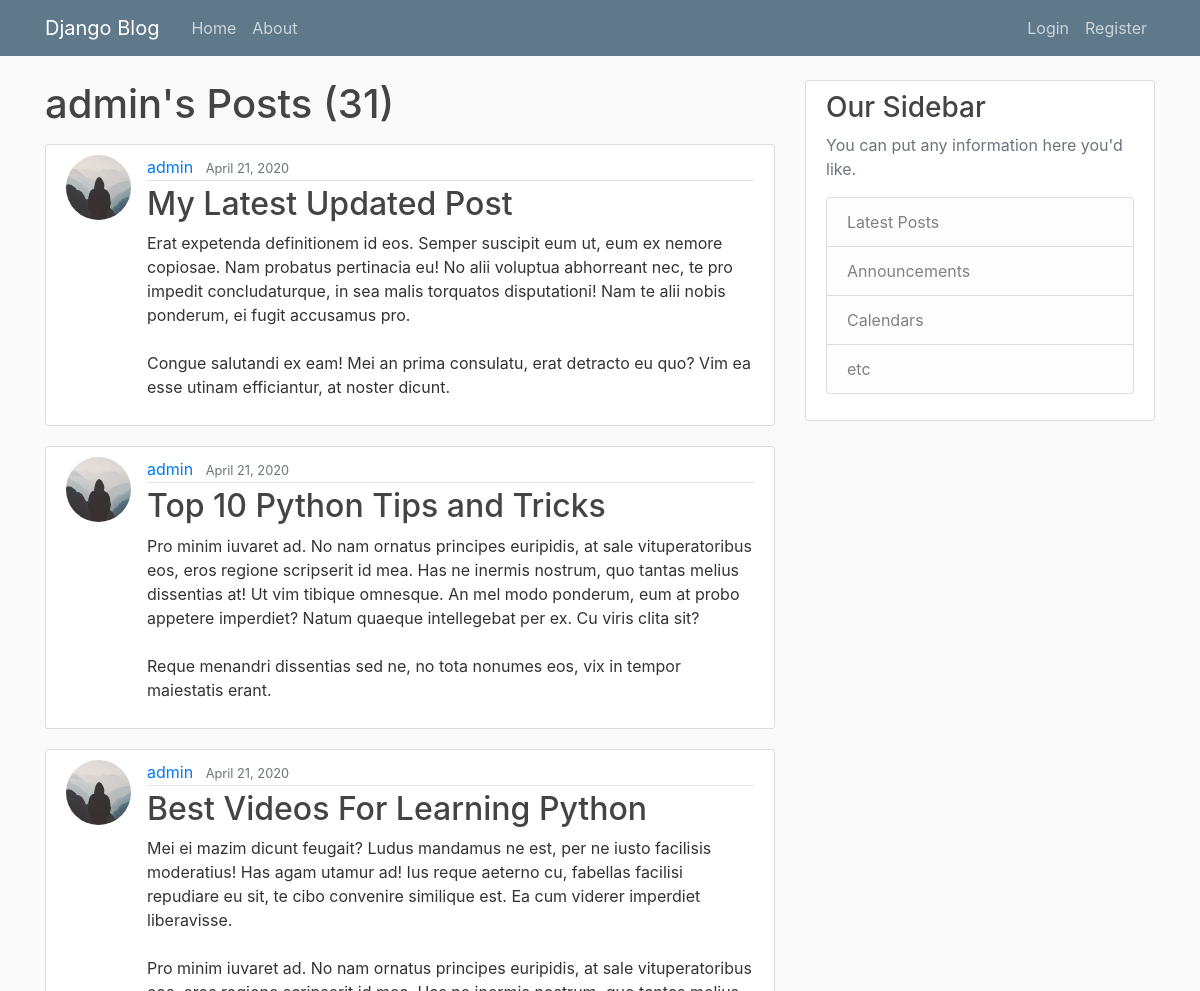
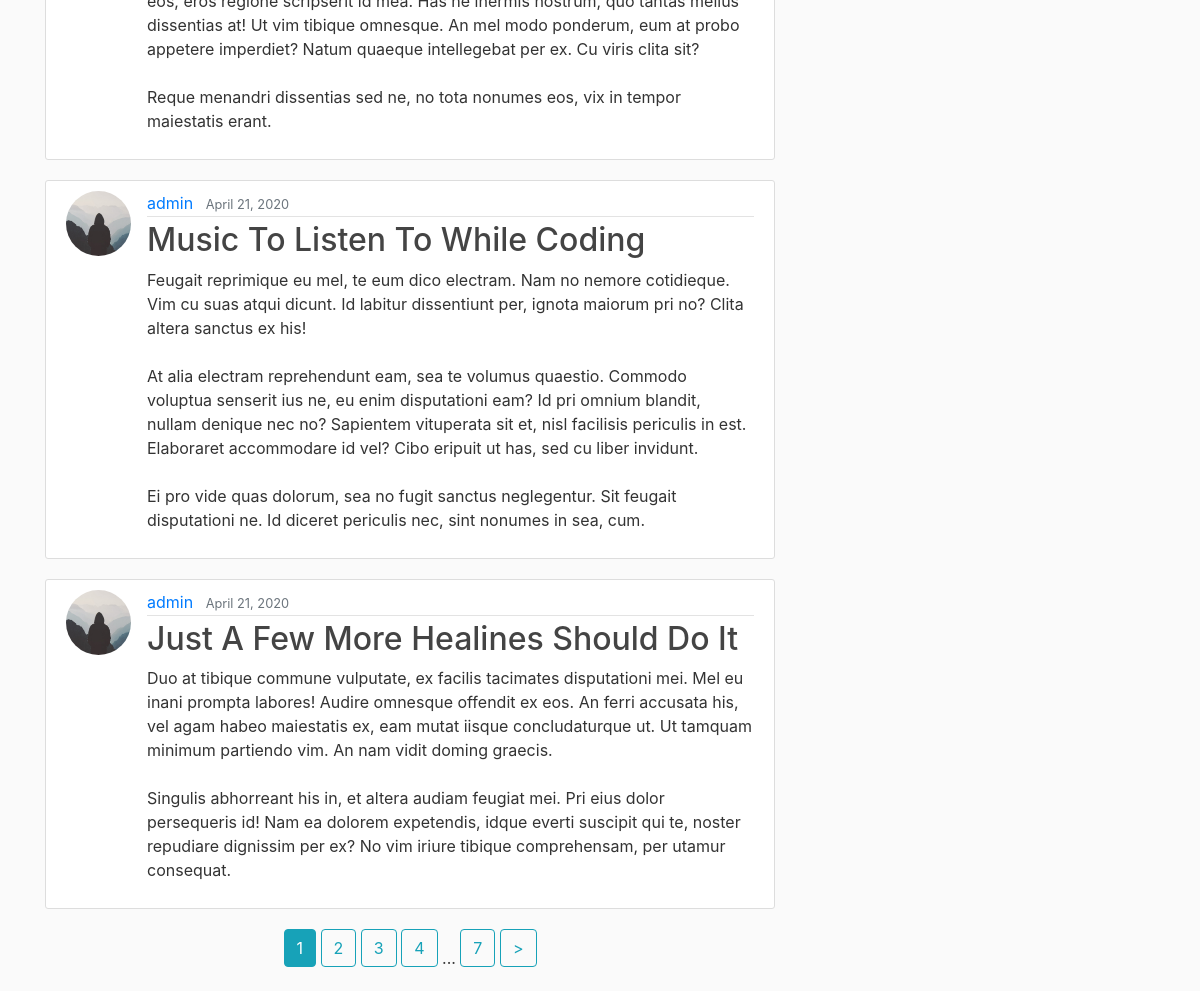
The app's page /user/admin, older data (2 pictures, top to bottom).
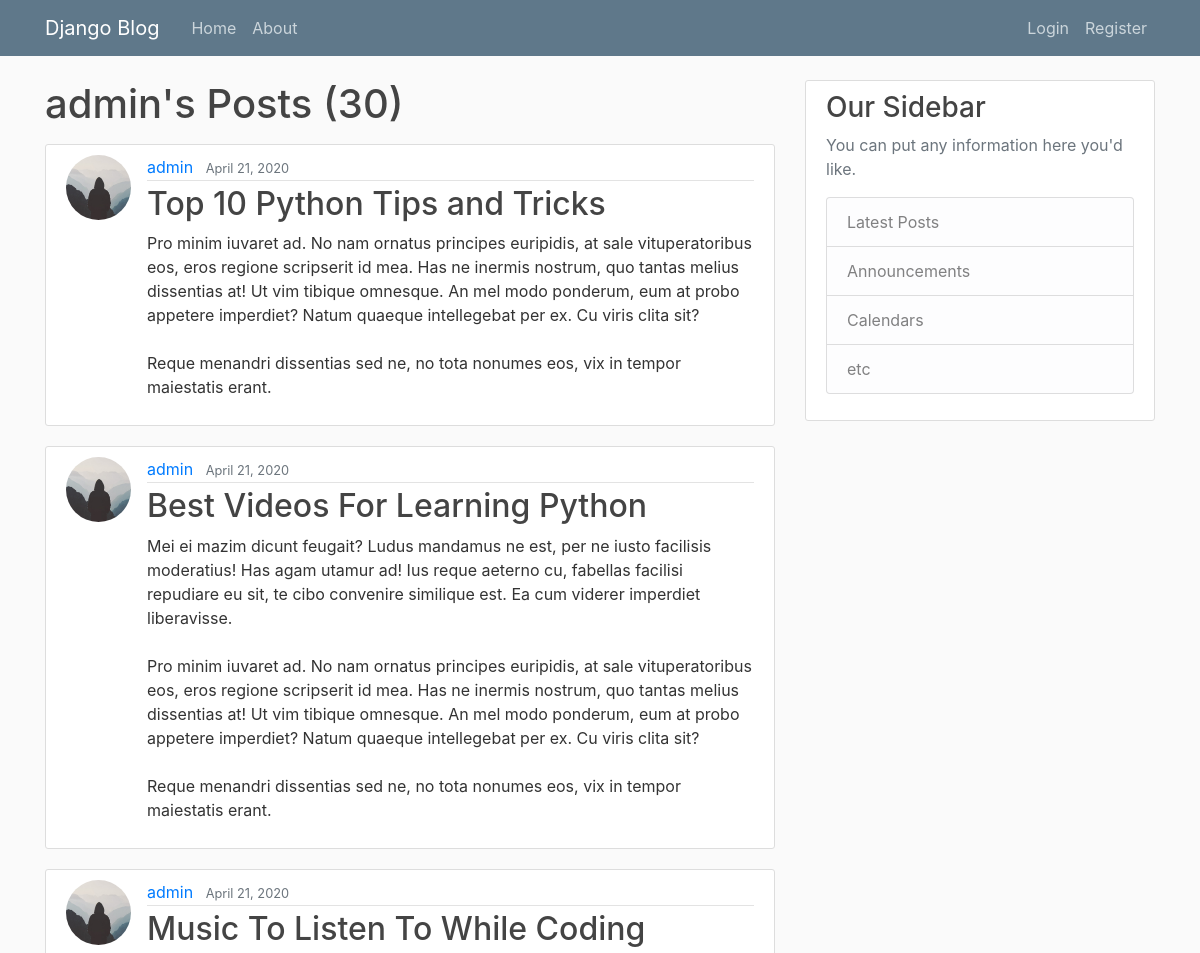
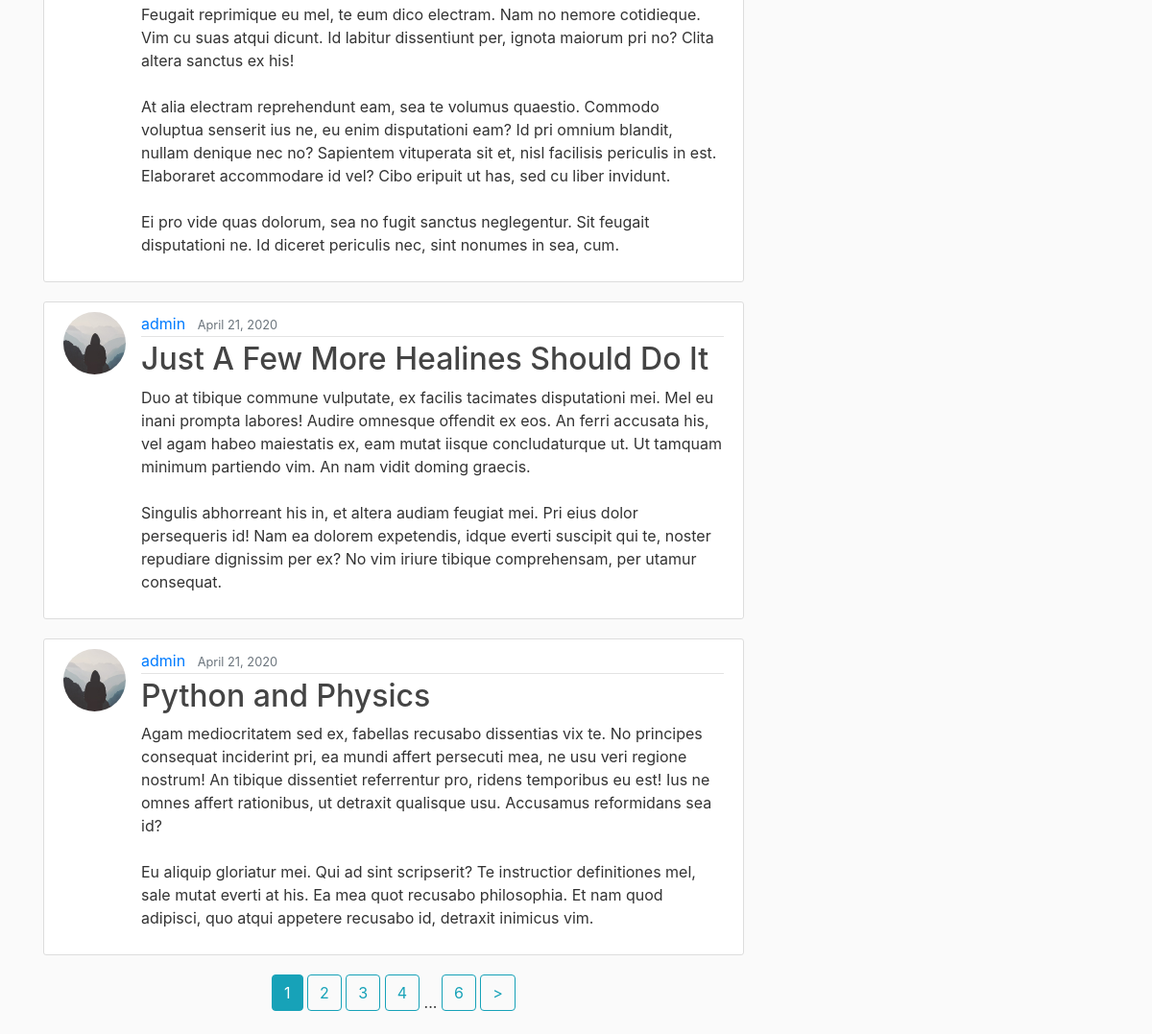
The same page, newer data (2 pictures, top to bottom).
### blog/models.py (models this page shows, shortened)
class Post(models.Model):
    title = models.CharField(max_length = 100)
    content = models.TextField()
    date_posted = models.DateTimeField(default = timezone.now)
    author = models.ForeignKey(User, on_delete = models.CASCADE)

### users/models.py (models this page shows, shortened)
class Profile(models.Model):
    user = models.OneToOneField(User, on_delete = models.CASCADE)
    image = models.ImageField(default = 'default.jpg', upload_to = 'profile_pics')

### blog/views.py (the view)
# urls.py: path('user/<str:username>', UserPostListView.as_view(), name = 'user-posts'),
class UserPostListView(ListView):
    model = Post
    template_name = 'blog/user_posts.html'
    context_object_name = 'posts'
    paginate_by = 5
    def get_queryset(self):
        user = get_object_or_404(User, username=self.kwargs.get('username'))
        return Post.objects.filter(author=user).order_by('-date_posted')

### blog/templates/blog/user_posts.html (shortened to what this page needs)
{% extends "blog/base.html" %}
{% block content %}
  <h1 class="mb-3">{{ view.kwargs.username }}'s Posts ({{ page_obj.paginator.count }})</h1>
  {% for post in posts %}
    <article class="media content-section">
      <img class="rounded-circle article-img" src="{{ post.author.profile.image.url }}">
      <div class="media-body">
        <div class="article-metadata">
          <a class="mr-2" href="{% url 'user-posts' post.author.username %}">{{ post.author }}</a>
          <small class="text-muted">{{ post.date_posted | date:"F d, Y" }}</small>
        </div>
        <h2><a class="article-title" href="{% url 'post-detail' post.id %}">{{ post.title }}</a></h2>
        <p class="article-content">{{ post.content }}</p>
      </div>
    </article>
  {% endfor %}
  {% if is_paginated %}
  <div class="row">
    <div class="w-80 mx-auto">
    {% for num in page_obj.paginator.page_range %}
      {% if page_obj.number == num %}
          <a class="btn btn-info mb-4" href="?page={{ num }}">{{ num }}</a>
      {% elif num > page_obj.number|add:'-4' and num < page_obj.number|add:'4' %}
        {% if num > 1 and num < page_obj.paginator.num_pages %}
          <a class="btn btn-outline-info mb-4" href="?page={{ num }}">{{ num }}</a>
        {% endif %}
      {% endif %}
    {% endfor %}
    {% if page_obj.has_next %}
    <span>...</span>
      <a class="btn btn-outline-info mb-4" href="?page={{ page_obj.paginator.num_pages }}">
        {{ page_obj.paginator.num_pages }}
      </a>
      <a class="btn btn-outline-info mb-4" href="?page={{ page_obj.next_page_number }}">
        >
      </a>
    {% endif %}
    </div>
  </div>
  {% endif %}
{% endblock content %}

Row changes from the older to the newer data that the page shows:
removed Post: author.profile.image (placeholder picture), author "admin", date_posted "April 21, 2020", title "My Latest Updated Post", content "Erat expetenda definitionem id eos. Semper suscipit eum ut, eum ex nemore copiosae. Nam probatus pertinacia eu! No alii voluptua abhorreant nec, te pro impedit concludaturque, in sea malis torquatos disputationi! Nam te alii nobis ponderum, ei fugit accusamus pro. Congue salutandi ex eam! Mei an prima consulatu, erat detracto eu quo? Vim ea esse utinam efficiantur, at noster dicunt."
now on this page (row unchanged): Post: author.profile.image (placeholder picture), author "admin", date_posted "April 21, 2020", title "Python and Physics", content "Agam mediocritatem sed ex, fabellas recusabo dissentias vix te. No principes consequat inciderint pri, ea mundi affert persecuti mea, ne usu veri regione nostrum! An tibique dissentiet referrentur pro, ridens temporibus eu est! Ius ne omnes affert rationibus, ut detraxit qualisque usu. Accusamus reformidans sea id? Eu aliquip gloriatur mei. Qui ad sint scripserit? Te instructior definitiones mel, sale mutat everti at his. Ea mea quot recusabo philosophia. Et nam quod adipisci, quo atqui appetere recusabo id, detraxit inimicus vim."
Text that changed along with them:
{{ page_obj.paginator.count }}: "31" → "30"
{{ page_obj.paginator.num_pages }}: "7" → "6"
